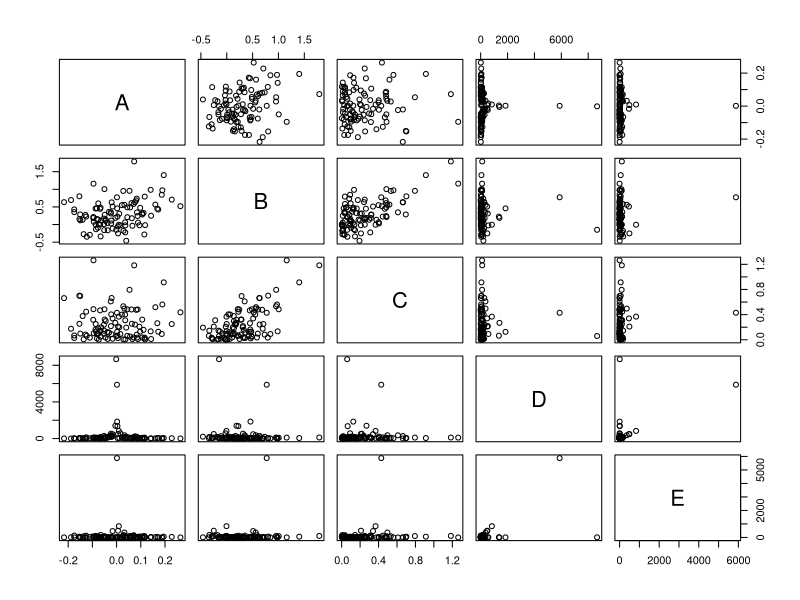
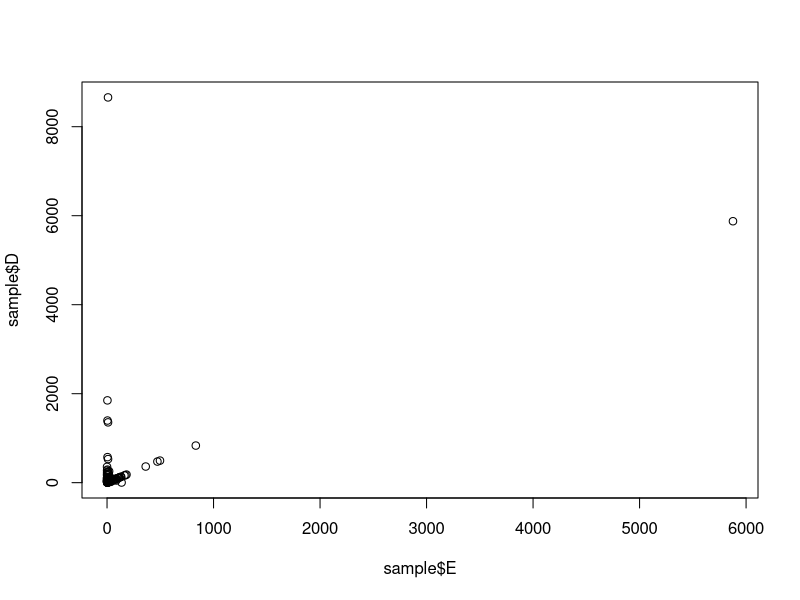

R code for these plots, in order:

### we sample from a BN/DAG 
### with structure   A -> B  <- C 
###                  |          |
###                  v          v
###                  D  ----->  E

### a possible topological order is A, C, B, D, E


### a possible distribution over the variables is obtained by

n <- 100
sample <- matrix(nrow = n, ncol = 5, 
                 dimnames = list(NULL, c("A", "B", "C", "D", "E")))

for (i in 1:n){ ##for each sample
  sample[i, "A"] <- rnorm(1, sd = 0.1)
  sample[i, "C"] <- rexp(1, rate = 3)
  sample[i, "B"] <- rnorm(1, mean = sample[i, "A"] + sample[i, "C"], sd = 0.3)
  sample[i, "D"] <- rexp(1, rate = abs(0.2*sample[i, "A"]))
  sample[i, "E"] <- sample(c(rnorm(1, mean = sample[i, "D"]), 
                             rexp(1, rate = sample[i, "C"])), size  = 1)
  
}
sample <- as.data.frame(sample)
plot(sample)

plot(sample$E, sample$D)
